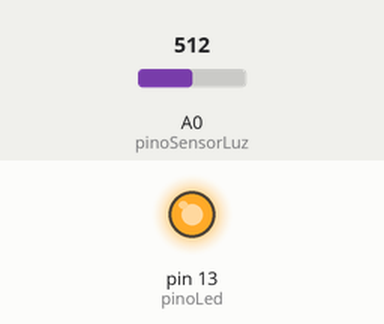
Recording of a sketch running on a simulated Arduino Uno, built with avr-gcc and run on an emulated ATmega328P. On the bench: output pins drawn as LEDs (lit = HIGH). Inputs (shaded band) come from the test bench; at power-on: A0 (pinoSensorLuz) = 512. What the sketch prints to the serial monitor is not drawn.

Above: at 1.3 s.
1.4 s: A0 (pinoSensorLuz) set to 584
2.9 s: A0 (pinoSensorLuz) set to 609
At 3.4 s:
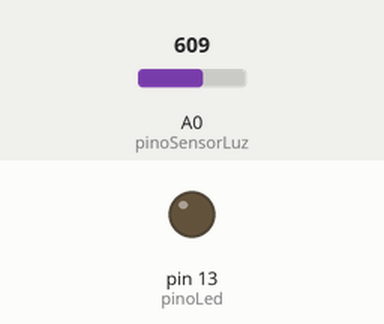
4.5 s: A0 (pinoSensorLuz) set to 589
At 5.7 s:
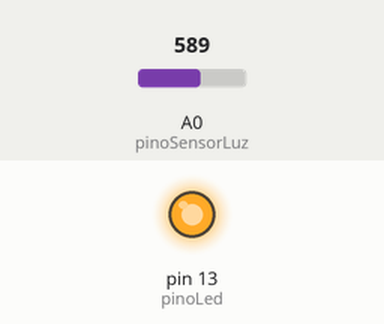
6.0 s: A0 (pinoSensorLuz) set to 716
At 7.0 s:
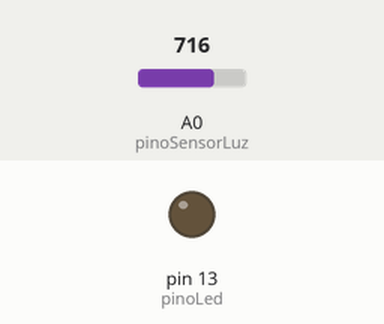
Timing chart, 0 to 8.5 s (numbered marks = the images above; inputs shaded):
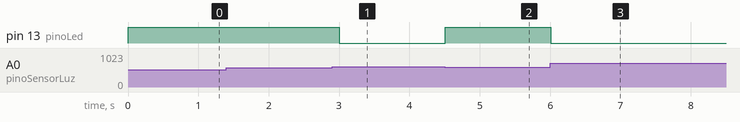

The sketch:

exemplo-aula7.ino
```cpp
// C++ code
//
int pinoLed = 13;
int pinoSensorLuz = A0;
int limiarLuz = 599;
int valorLuz = 0;

void setup ()
{
  pinMode(pinoLed, OUTPUT);
  pinMode(pinoSensorLuz, INPUT);
  Serial.begin(9600);
}

void loop ()
{
  valorLuz = analogRead(pinoSensorLuz);
  Serial.print("Leitura do fotorresistor: ");
  Serial.print(valorLuz);
  if (valorLuz > limiarLuz)
  {
    digitalWrite(pinoLed, LOW);
    Serial.print("Ambiente claro - LED apagado");
  }
  else
  {
    digitalWrite(pinoLed, HIGH);
    Serial.print("Ambiente escuro - LED aceso");
  }
 delay(500);

}
```

Measured:
- the behaviour switches between 599 and 600 on A0 (pinoSensorLuz) (found by bisection; images 0 and 1)
- after the input at 1.4 s, every drawn part: stays the same
- after the input at 2.9 s, pin 13 (pinoLed): HIGH → LOW after 0.10 s
- after the input at 4.5 s, pin 13 (pinoLed): LOW → HIGH at once
- after the input at 6.0 s, pin 13 (pinoLed): HIGH → LOW at once
